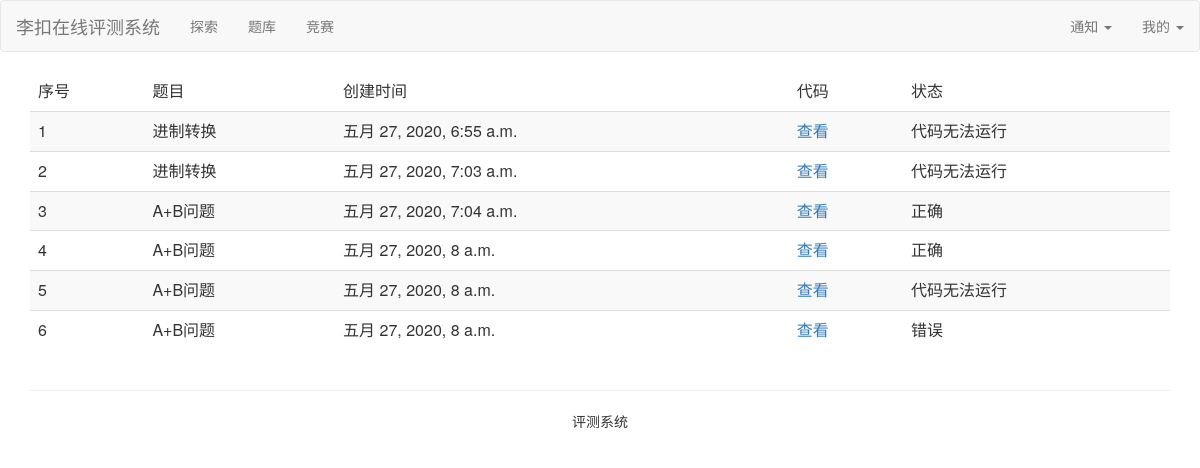
The app's page /account/submit_record/ (signed in) with its own data.
### judger_problem/models.py (models this page shows, shortened)
class SubmitStatus(models.Model):
    fk_problem_id = models.ForeignKey(Problem, on_delete=models.CASCADE, verbose_name="外键题目id")
    user_code_content = models.CharField(default="", max_length=128, verbose_name="用户代码")
    user_code_status = models.CharField(default="", max_length=56, verbose_name="提交状态")
    create_time = models.DateTimeField(auto_now_add=True, verbose_name="提交代码时间")
    author = models.ForeignKey(to=User, on_delete=models.CASCADE, verbose_name="作者")
    class Meta:
        verbose_name_plural = "提交状态"
        verbose_name = "提交状态"

class Problem(models.Model):
    diff = [
        (0, "简单"),
        (1, "中等"),
        (2, "困难"),
    ]
    title = models.CharField(max_length=128, verbose_name="题目标题")
    problem_content = models.TextField(verbose_name="题目内容")
    problem_input = models.CharField(max_length=128, verbose_name="样例输入")
    problem_output = models.CharField(max_length=128, verbose_name="样例输出")
    create_time = models.DateTimeField(auto_now_add=True, verbose_name="创建题目时间")
    difficulty = models.IntegerField(null=True, choices=diff, verbose_name="难度")
    explains = models.IntegerField(default=0, verbose_name="题目题解数量")
    fk_labels = models.ManyToManyField(to=ProblemLabel, verbose_name="题目标签")
    Submits = models.IntegerField(default=0, verbose_name="总的用户提交次数")
    corrects = models.IntegerField(default=0, verbose_name="总的用户正确次数")
    fk_author = models.ForeignKey(to=User, on_delete=models.CASCADE, verbose_name="作者")
    class Meta:
        verbose_name = "题目列表"
        verbose_name_plural = "题目列表"

### account/views.py (the view)
# urls.py: path("submit_record/", views.submit_status_list_view, name="submit_record"),
@login_required
def submit_status_list_view(request):
    if request.method == "GET":
        submit_list = SubmitStatus.objects.filter(author=request.user)
        context = {
            "submit_list": submit_list
        }
        return render(request, template_name="account/templates/submit_list.html", context=context)

### templates/account/templates/submit_list.html
{% extends 'base.html' %}
{% block content %}
    <table class="table table-striped">
            <thead>
            <tr>
                <td>序号</td>
                <td>题目</td>
                <td>创建时间</td>
                <td>代码</td>
                <td>状态</td>
            </tr>
            </thead>
            <tbody>
            {% for submit in submit_list %}
                <tr>
                    <td>{{ forloop.counter }}</td>
                    <td>{{ submit.fk_problem_id.title }}</td>
                    <td>{{ submit.create_time }}</td>
                    <td><a href="{% url 'account:show_user_submited_code' %}?id={{ submit.id }}">查看</a></td>
                    <td>{{ submit.user_code_status }}</td>
                </tr>
            {% endfor %}
            </tbody>
        </table>
{% endblock %}

### records on screen
SubmitStatus: fk_problem_id "进制转换", create_time "五月 27, 2020, 6:55 a.m.", user_code_status "代码无法运行"
SubmitStatus: fk_problem_id "进制转换", create_time "五月 27, 2020, 7:03 a.m.", user_code_status "代码无法运行"
SubmitStatus: fk_problem_id "A+B问题", create_time "五月 27, 2020, 7:04 a.m.", user_code_status "正确"
SubmitStatus: fk_problem_id "A+B问题", create_time "五月 27, 2020, 8 a.m.", user_code_status "正确"
SubmitStatus: fk_problem_id "A+B问题", create_time "五月 27, 2020, 8 a.m.", user_code_status "代码无法运行"
SubmitStatus: fk_problem_id "A+B问题", create_time "五月 27, 2020, 8 a.m.", user_code_status "错误"
